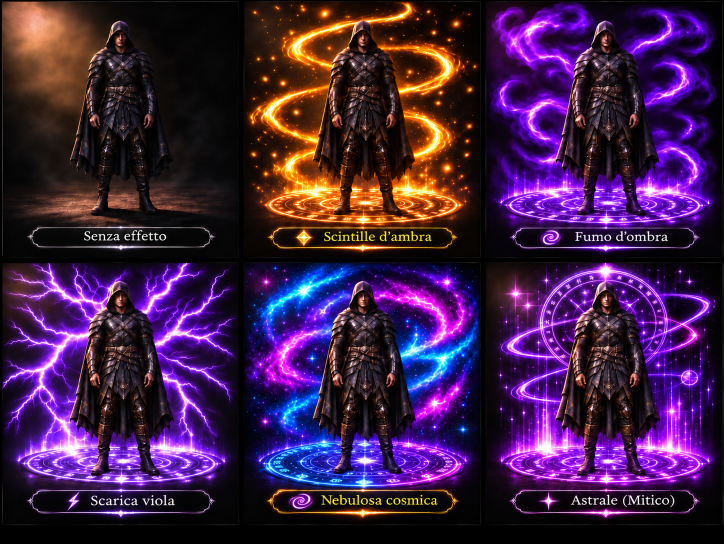
#> input picture img/effetti/reference-approvata-v537.png, 1447 x 1087 px (shown at 1/2 size)
$ python build-reference-scene-v545.py
#> lines starting #> are read from the running program, lines starting #| are printed output that depends on the picture; after the words box and inside, x2 and y2 are one past the last pixel; in counts of white or black regions, pixels touching at a corner belong together
#!/usr/bin/env python3
"""v545 - full-color photographed stages; remove only the OLD collage knight.

Use exactly the approved pixels around the knight, never recolour or filter the
five spirals, smoke, lightning, galaxies, runes and original photographic floor.
"""
from pathlib import Path
import json
import cv2
import numpy as np
from PIL import Image, ImageDraw, ImageFilter

root=Path(__file__).resolve().parents[1]
approved=Image.open(root/'img/effetti/reference-approvata-v537.png').convert('RGB')
#> approved is the input picture: PIL image 1447x1087 RGB; mean R, G, B 64.4, 30.9, 71.6
assert approved.size==(1447,1087)
W,H=461,440
atlas=Image.new('RGBA',(W*3,H*2),(0,0,0,0))
#> atlas: PIL image 1383x880 RGBA; every value is 0
mapping=[('ambra',1,0,0,0),('ombra',2,0,1,0),('fulmine',0,1,2,0),
         ('nebula',1,1,0,1),('astrale',2,1,1,1)]
# Separate torso and two real boots. The whole original magic floor remains.
shapes=[
 [(.49,.047),(.425,.060),(.367,.110),(.328,.184),(.293,.266),
  (.270,.427),(.240,.635),(.225,.735),(.245,.766),(.300,.780),
  (.330,.765),(.374,.730),(.412,.795),(.501,.820),(.585,.786),
  (.629,.730),(.715,.778),(.768,.770),(.778,.730),(.777,.548),
  (.736,.289),(.684,.165),(.626,.085),(.560,.046)],
 [(.375,.690),(.490,.700),(.501,.830),(.484,.925),
  (.475,.957),(.351,.957),(.345,.929),(.367,.830)],
 [(.514,.710),(.638,.690),(.664,.790),(.686,.925),
  (.680,.957),(.560,.957),(.535,.924),(.519,.810)]
]
mask=Image.new('L',(W,H),0)
#> mask: PIL image 461x440 L; every value is 0
d=ImageDraw.Draw(mask)
for p in shapes:
    d.polygon([(round(x*W),round(y*H)) for x,y in p],fill=255)
mask=mask.filter(ImageFilter.MaxFilter(21))
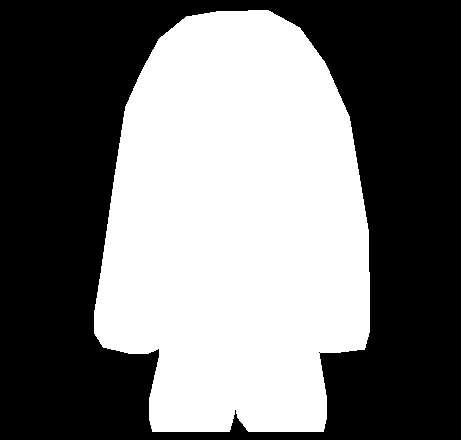
#> mask: PIL image 461x440 L; 45.5% white; 1 white region, box (x1, y1, x2, y2) and area: (94, 10, 370, 432) 92363
inside=np.asarray(mask.filter(ImageFilter.GaussianBlur(11)),dtype=np.float32)[:,:,None]/255
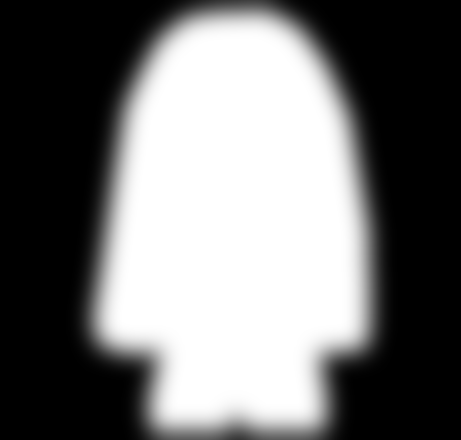
#> inside: shape (440, 461, 1) float32; min 0, max 1, mean 0.454
Y,X=np.mgrid[0:H,0:W].astype(np.float32)
fade=np.minimum.reduce([np.ones((H,W),dtype=np.float32),
    X/8,(W-1-X)/8,Y/7,(H-1-Y)/7])
alpha=np.uint8(np.clip(fade,0,1)*255)
donor=np.asarray(Image.open(root/'img/effetti/reference-ambiente-v541.webp').convert('RGB'),dtype=np.float32)
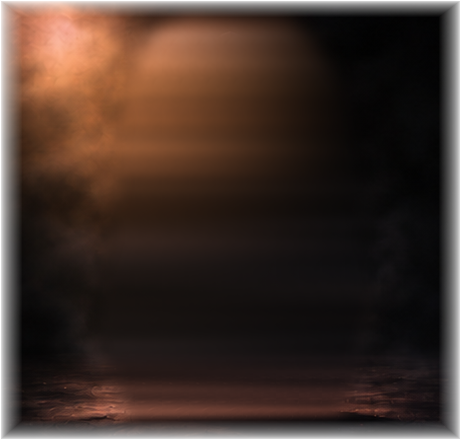
#> input picture img/effetti/reference-ambiente-v541.webp, 461 x 440 px
assert donor.shape==(H,W,3)
manifest={}
for name,sx,sy,col,row in mapping:
    l,t=10+sx*482,10+sy*543
    raw=np.asarray(approved.crop((l,t,l+W,t+H)),dtype=np.float32)
    # Erase only the previous knight's pixels. The naturally smoky dark
    # background is softly reconstructed; never draw a rectangular patch.
    # v545b: NO giant amber/purple human-shaped smear. The old approach
    # blurred the glowing old armor into a solid colored silhouette. Use
    # the actual rebuilt dark photographic background instead, muted to
    # match the black theatrical scenery; keep 100% original pixels outside.
    floor_strength=np.clip((Y/H-.68)/.26,0,1)
    fill=donor*(.33+.15*floor_strength[:,:,None])
    tint={
      'ambra':(1.,1.,1.), 'ombra':(.48,.34,.80),
      'fulmine':(.58,.44,.93), 'nebula':(.37,.57,.86),
      'astrale':(.65,.34,.95),
    }[name]
    fill=np.clip(fill*np.array(tint,dtype=np.float32),0,255)
    scene=np.uint8(np.clip(raw*(1-inside)+fill*inside,0,255))
    atlas.alpha_composite(Image.fromarray(np.dstack((scene,alpha)),'RGBA'),(col*W,row*H))
    original_outside=inside[:,:,0]<.0001
    preserved=np.count_nonzero(np.all(scene==raw.astype(np.uint8),axis=2)&original_outside)
    assert preserved>36000,(name,preserved)
    assert np.max(scene[int(.89*H),:W//4])>100,(name,'pavimento perso')
    manifest[name]={'source':[l,t,l+W,t+H],
      'pixel_originali_preservati':int(preserved),'colonna':col,'riga':row}
    print('v545',name,'original pixels kept',preserved,flush=True)
#> this loop made 5 passes
#| v545 ambra original pixels kept 79542
#| v545 ombra original pixels kept 79542
#| v545 fulmine original pixels kept 79542
#| v545 nebula original pixels kept 79542
#| v545 astrale original pixels kept 79542
#> pass 1, `raw=np.asarray(approved.crop((l,t,l+W,t+H)),dtype=np.float32)`:
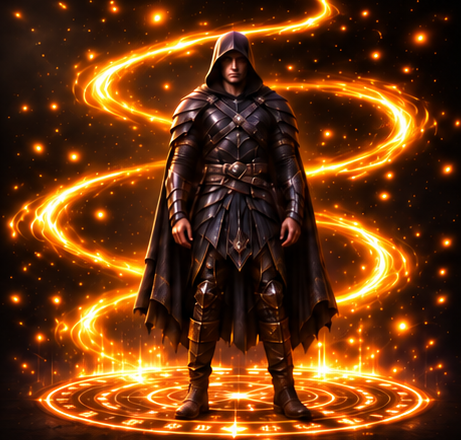
#> raw: shape (440, 461, 3) float32; mean R, G, B 104.9, 54.5, 17.4
#> pass 1, `scene=np.uint8(np.clip(raw*(1-inside)+fill*inside,0,255))`:
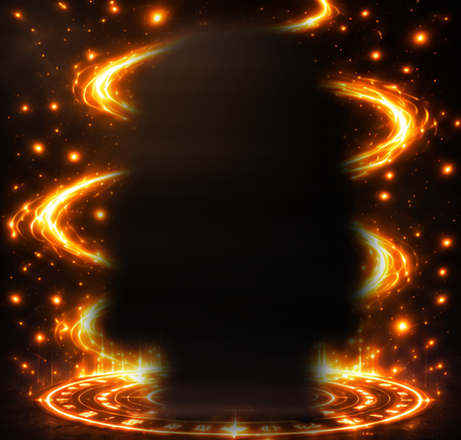
#> scene: shape (440, 461, 3); mean R, G, B 65, 34.8, 12.3
#> pass 1, `original_outside=inside[:,:,0]<.0001`:
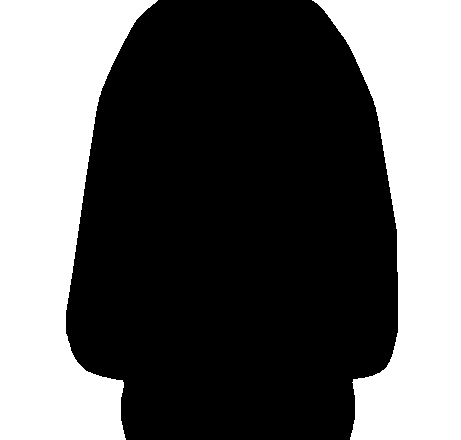
#> original_outside: shape (440, 461) bool; 39.2% white; 2 white regions, box (x1, y1, x2, y2) and area: (0, 0, 158, 440) 42066, (312, 0, 461, 440) 37476
#> after the loop:
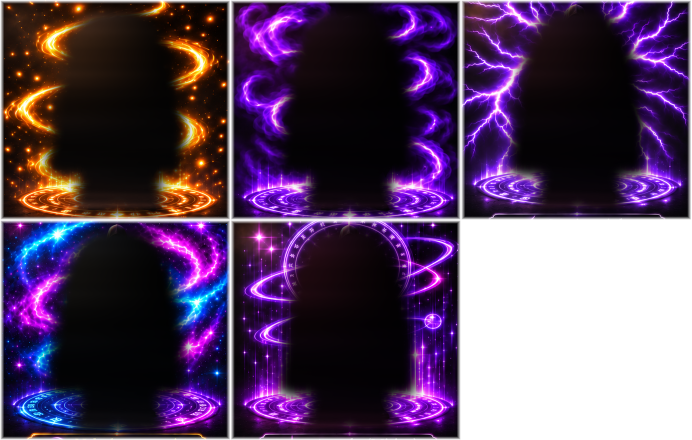
#> atlas: PIL image 1383x880 RGBA (shown at 1/2 size); mean R, G, B, A 41.2, 17.3, 49.8, 204.6; transparent parts drawn white
#> after the loop, manifest = 5 items
target=root/'img/effetti/reference-scene-v545.webp'
atlas.save(target,format='WEBP',lossless=True,exact=True,method=5)
with Image.open(target) as im:
    assert im.size==(1383,880) and im.mode=='RGBA'
assert target.stat().st_size>600000
(root/'img/effetti/reference-scene-v545.json').write_text(
 json.dumps(manifest,indent=2)+'\n',encoding='utf-8')
print('v545 atlas',target.stat().st_size,flush=True)
